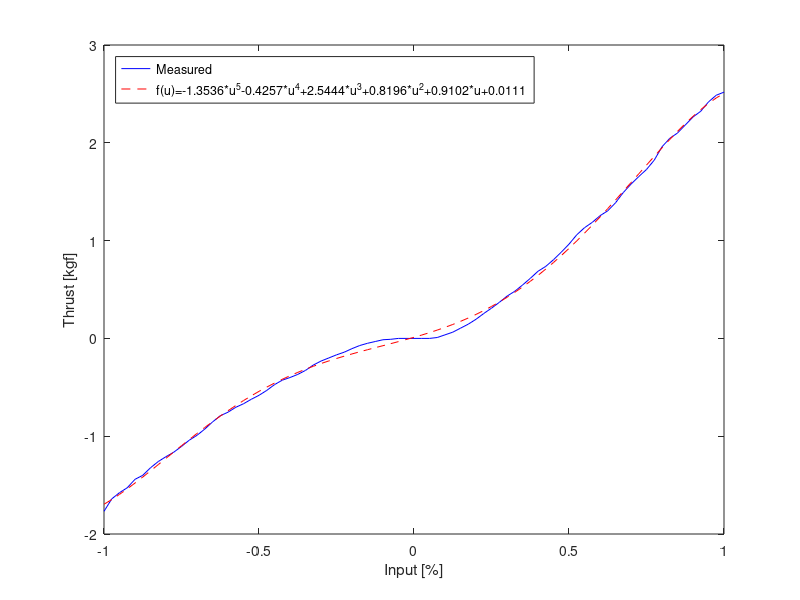

Recreate this plot in MATLAB.
%
%Thrust (kgf)	Pulse Width (us)
%X Y
map = [
-1.768181818	1100
-1.640909091	1110
-1.577272727	1120
-1.527272727	1130
-1.440909091	1140
-1.4	1150
-1.322727273	1160
-1.259090909	1170
-1.209090909	1180
-1.163636364	1190
-1.104545455	1200
-1.040909091	1210
-0.990909091	1220
-0.927272727	1230
-0.854545455	1240
-0.790909091	1250
-0.754545455	1260
-0.704545455	1270
-0.668181818	1280
-0.622727273	1290
-0.581818182	1300
-0.531818182	1310
-0.472727273	1320
-0.427272727	1330
-0.4	1340
-0.368181818	1350
-0.327272727	1360
-0.272727273	1370
-0.231818182	1380
-0.2	1390
-0.168181818	1400
-0.140909091	1410
-0.104545455	1420
-0.072727273	1430
-0.05	1440
-0.031818182	1450
-0.013636364	1460
-0.009090909	1470
0	1480
0	1500
0	1510
0	1520
0.009090909	1530
0.036363636	1540
0.063636364	1550
0.104545455	1560
0.145454545	1570
0.195454545	1580
0.254545455	1590
0.309090909	1600
0.368181818	1610
0.431818182	1620
0.481818182	1630
0.545454545	1640
0.613636364	1650
0.686363636	1660
0.736363636	1670
0.804545455	1680
0.881818182	1690
0.963636364	1700
1.059090909	1710
1.131818182	1720
1.186363636	1730
1.254545455	1740
1.304545455	1750
1.386363636	1760
1.490909091	1770
1.577272727	1780
1.654545455	1790
1.727272727	1800
1.822727273	1810
1.959090909	1820
2.045454545	1830
2.1	1840
2.181818182	1850
2.263636364	1860
2.322727273	1870
2.418181818	1880
2.486363636	1890
2.518181818	1900];
%P = [56.6703763943 298.3976377754 1453.7943326152];
P = [-1.3536   -0.4257    2.5444    0.8196    0.9102    0.0111];
thrust = polyval(P,(map(:,2) - 1500)/400);

figure(1)
plot((map(:,2)-1500)/400, map(:,1),'b', (map(:,2)-1500)/400,thrust,'--r')
ylabel('Thrust [kgf]')
xlabel('Input [%]')

polystring = 'f(u)=';
for i = 1:size(P,2)
    exponent = size(P,2)-i;

    if ((exponent == (size(P,2)-1)) && (exponent > 0))
        new_string = strcat(num2str(P(i)),'*u^',int2str(exponent));
    elseif exponent <= 0
        if P(i) > 0
         tecken = strcat('+',num2str(P(i)));
        else
            tecken = num2str(P(i));
        end
        new_string = tecken;
    elseif exponent ==1
        if P(i) > 0
         tecken = strcat('+',num2str(P(i)));
        else
            tecken = num2str(P(i));
        end
        new_string = strcat(tecken,'*u');
    else
        if P(i) >= 0
            tecken = strcat('+',num2str(P(i)));
        else
            tecken = num2str(P(i));
        end
        new_string = strcat(tecken, '*u^',int2str(exponent));
    end
    polystring = strcat(polystring,new_string);
end
legend('Measured',polystring ,'location','NorthWest')
%print -f1 -depsc2 thrusterplot.eps
%print -f1 -dpdf thrusterplot.pdf


% latex_map = [];
% for i = 1:size(map,1)
%     temp = strcat(num2str(map(i,1)), ' & ', num2str(map(i,2)), ' \\');
%     disp(temp)
%     latex_map{i} = temp;  
% end
